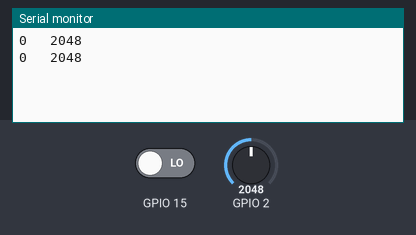
A sketch run on a simulated ESP32. On the bench: the last lines printed to the serial monitor. The test bench sets the inputs (shaded band); at power-on: GPIO 2 = 2048, GPIO 15 LOW.

Above: at 1.8 s.
1.9 s: GPIO 2 set to 2866
At 2.8 s:
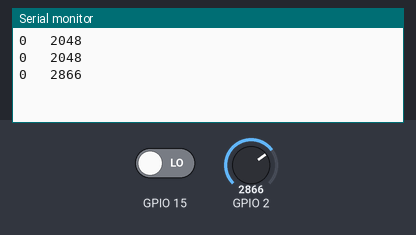
3.4 s: GPIO 15 driven HIGH
At 4.7 s:
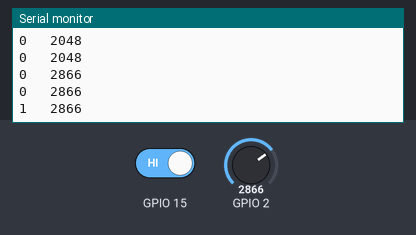
4.9 s: GPIO 2 set to 3603
At 5.6 s:
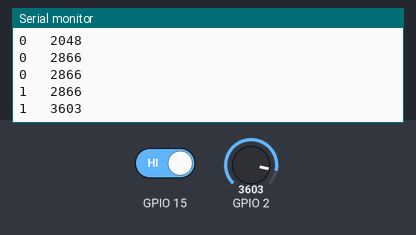
6.4 s: GPIO 15 driven LOW
At 7.8 s:
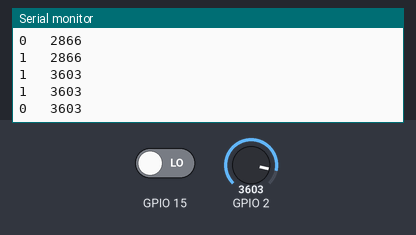
Timing chart, 0 to 8.9 s (numbered marks = the images above; inputs shaded):
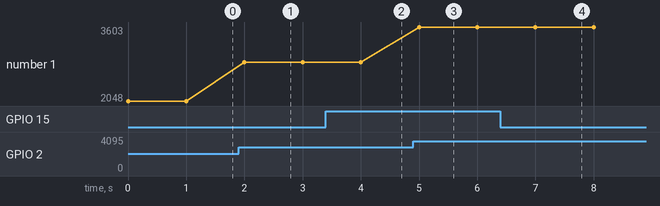

The sketch:

esp32_light_sensor.ino
```cpp
void setup() {
  Serial.begin(9600);

}

void loop() {
  // Đọc dữ liệu digital chân 15 (1 hoặc 0)
  Serial.print(digitalRead(15));
  Serial.print("   ");
  // Đọc dữ liệu analog chân 2
  // Với ESP32 độ phân giải mặc định là 12 bit
  Serial.println(analogRead(2));
  delay(1000);
}
```

Measured:
- after the input at 1.9 s, the serial monitor: prints a new line after 0.10 s (image 1)
- after the input at 3.4 s, the serial monitor: prints a new line after 0.60 s (image 2)
- after the input at 4.9 s, the serial monitor: prints a new line after 0.10 s (image 3)
- after the input at 6.4 s, the serial monitor: prints a new line after 0.60 s (image 4)
- plotted number 1: 2048 → 2866 after the input at 1.9 s, 2866 → 3603 after the input at 4.9 s
